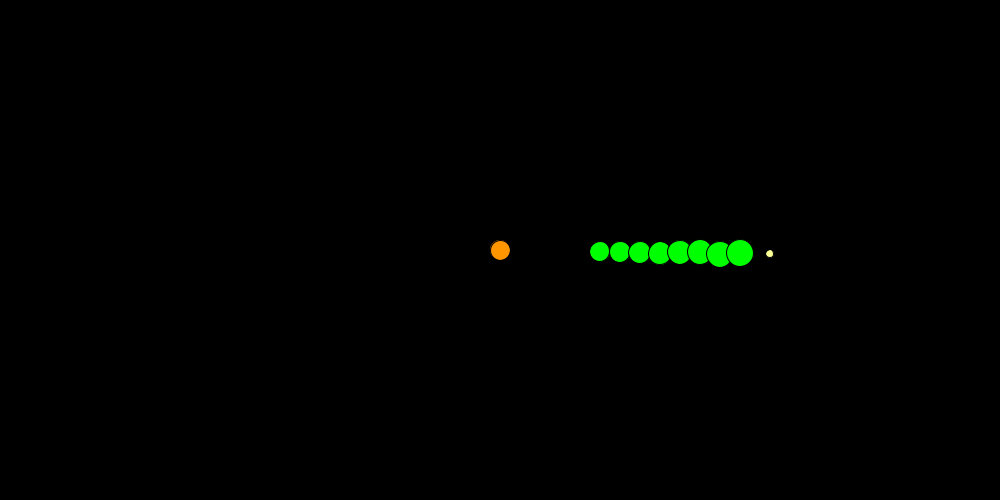
Frame 1 (no input)
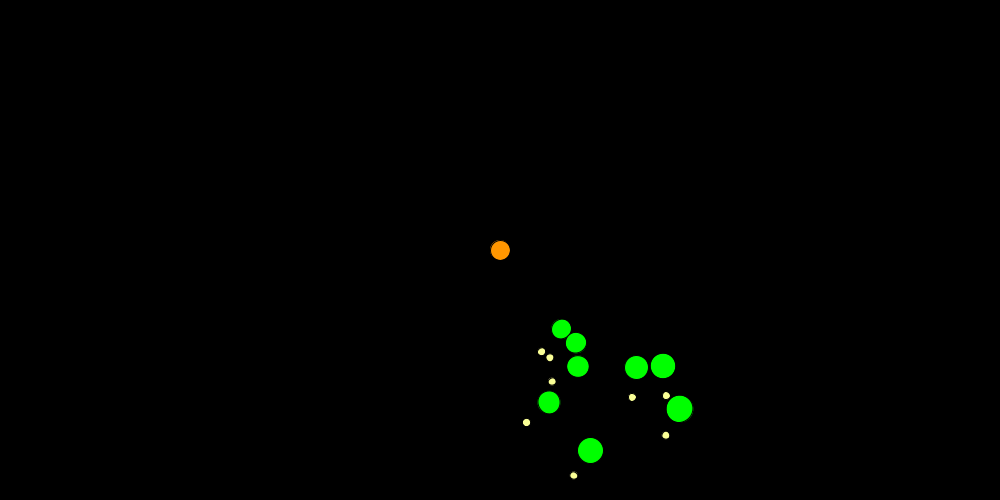
Frame 60 (the mouse pressed at the canvas centre just before this capture)
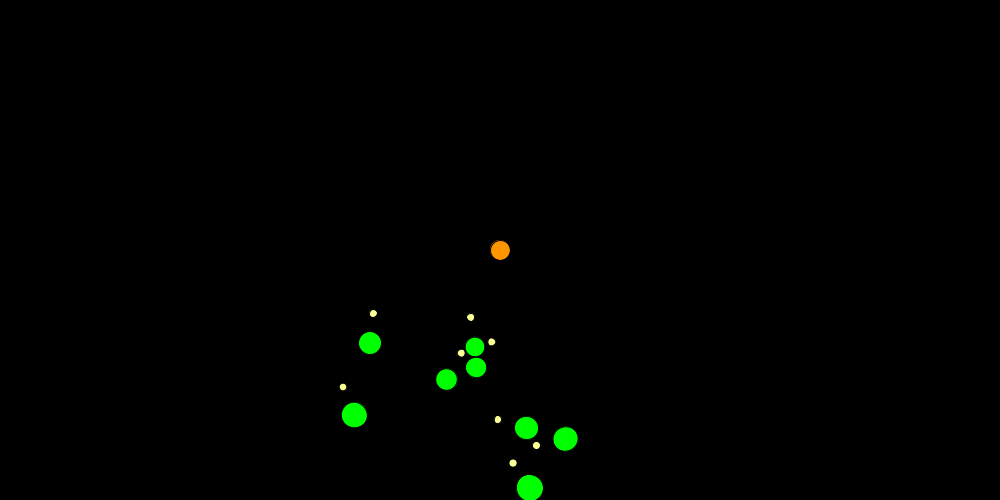
Frame 120 (the mouse held since frame 60 and released just before this capture)

The Processing sketch that drew these frames (run headless with seeded random() and noise(); from frame 60 on, the mouse is pressed at the canvas centre):

// Processing sketch: Galaxy
// ── Galaxy.pde
Planet[] p=new Planet[8];

void setup(){
  size(1000,500);
  smooth();
  
  for(int i=0;i<p.length;i++){
    p[i] = new Planet(100+i*20,i+20);
  }
}

void draw(){
  background(0);
  translate(width/2,height/2);
  fill(255,150,0);
  ellipse(0,0,20,20);
  for(int i=0;i<p.length;i++){
    p[i].update();
    p[i].display();
  }
}
// ── Moon.pde
class Moon{
  
  float t,dist , d,speed ;
  Moon(float dist,float d ){
    this.dist = dist ;
    this.d =d ;
    speed=random(0.01,0.03);
  }
  
  void update(){
    t+=speed;
  }
  
  void display(){
    pushMatrix();
    rotate(t);
    translate(dist,0);
    fill(250,255,150);
    ellipse(0,0,d,d);
    popMatrix();
  }
}
// ── Planet.pde
class Planet {
  Moon m= new Moon (30,8);
  float t,d,dist,speed;
  Planet(float dist,float d){
    this.dist = dist;
    this.d=d;
    speed=random(0.01,0.03);
  }
  
  void update(){
    t+=speed;
    m.update();
  }
  
  void display(){
    
    
    pushMatrix();
    rotate(t);
    translate(dist,0);
    fill(0,255,0);
    ellipse(0,0,d,d);
     m.display();
    popMatrix();
    
    
    
   
     
  }
}
